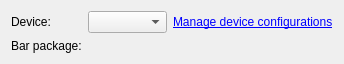
<?xml version="1.0" encoding="UTF-8"?>
<ui version="4.0">
 <class>Qnx::Internal::BlackBerryDeployConfigurationWidget</class>
 <widget class="QWidget" name="Qnx::Internal::BlackBerryDeployConfigurationWidget">
  <property name="geometry">
   <rect>
    <x>0</x>
    <y>0</y>
    <width>344</width>
    <height>62</height>
   </rect>
  </property>
  <property name="windowTitle">
   <string>Form</string>
  </property>
  <layout class="QFormLayout" name="formLayout">
   <item row="0" column="0">
    <widget class="QLabel" name="label">
     <property name="text">
      <string>Device:</string>
     </property>
    </widget>
   </item>
   <item row="0" column="1">
    <layout class="QHBoxLayout" name="horizontalLayout">
     <item>
      <widget class="QComboBox" name="deviceCombo"/>
     </item>
     <item>
      <widget class="QLabel" name="manageDevicesLabel">
       <property name="text">
        <string>&lt;a href=&quot;irrelevant&quot;&gt;Manage device configurations&lt;/a&gt;</string>
       </property>
      </widget>
     </item>
    </layout>
   </item>
   <item row="1" column="0">
    <widget class="QLabel" name="label_2">
     <property name="text">
      <string>Bar package:</string>
     </property>
    </widget>
   </item>
   <item row="1" column="1">
    <widget class="Utils::PathChooser" name="barFilePath" native="true"/>
   </item>
  </layout>
 </widget>
 <customwidgets>
  <customwidget>
   <class>Utils::PathChooser</class>
   <extends>QWidget</extends>
   <header location="global">utils/pathchooser.h</header>
   <container>1</container>
  </customwidget>
 </customwidgets>
 <resources/>
 <connections/>
</ui>
